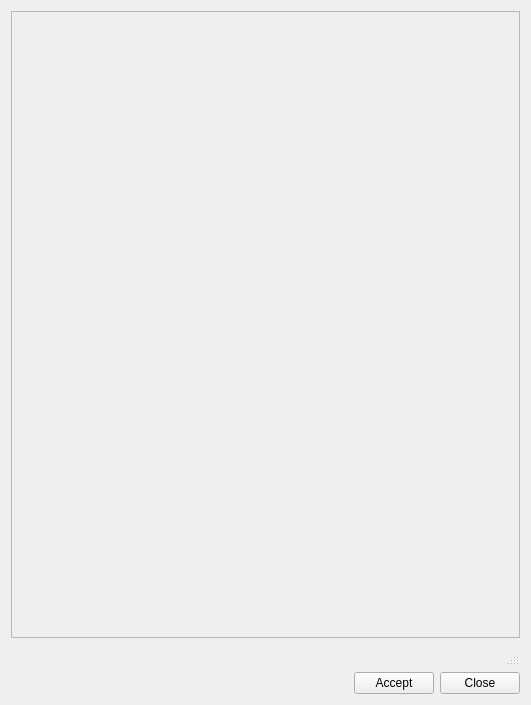
<?xml version="1.0" encoding="UTF-8"?>
<ui version="4.0">
 <class>dlg_info_generic</class>
 <widget class="QDialog" name="dlg_info_generic">
  <property name="geometry">
   <rect>
    <x>0</x>
    <y>0</y>
    <width>531</width>
    <height>705</height>
   </rect>
  </property>
  <property name="windowTitle">
   <string>Basic info</string>
  </property>
  <layout class="QGridLayout" name="gridLayout_2">
   <item row="0" column="0">
    <widget class="QScrollArea" name="scrollArea">
     <property name="widgetResizable">
      <bool>true</bool>
     </property>
     <widget class="QWidget" name="scrollAreaWidgetContents_2">
      <property name="geometry">
       <rect>
        <x>0</x>
        <y>0</y>
        <width>511</width>
        <height>628</height>
       </rect>
      </property>
      <layout class="QVBoxLayout" name="verticalLayout">
       <item>
        <layout class="QGridLayout" name="gridLayout">
         <item row="1" column="0">
          <widget class="QPushButton" name="hydrometer_link">
           <property name="text">
            <string/>
           </property>
           <property name="flat">
            <bool>true</bool>
           </property>
          </widget>
         </item>
        </layout>
       </item>
      </layout>
     </widget>
    </widget>
   </item>
   <item row="1" column="0">
    <widget class="QStatusBar" name="statusbar"/>
   </item>
   <item row="2" column="0">
    <layout class="QHBoxLayout" name="horizontalLayout">
     <item>
      <spacer name="horizontalSpacer">
       <property name="orientation">
        <enum>Qt::Horizontal</enum>
       </property>
       <property name="sizeHint" stdset="0">
        <size>
         <width>40</width>
         <height>20</height>
        </size>
       </property>
      </spacer>
     </item>
     <item>
      <widget class="QPushButton" name="btn_accept">
       <property name="text">
        <string>Accept</string>
       </property>
      </widget>
     </item>
     <item>
      <widget class="QPushButton" name="btn_close">
       <property name="text">
        <string>Close</string>
       </property>
      </widget>
     </item>
    </layout>
   </item>
  </layout>
 </widget>
 <resources/>
 <connections/>
</ui>
